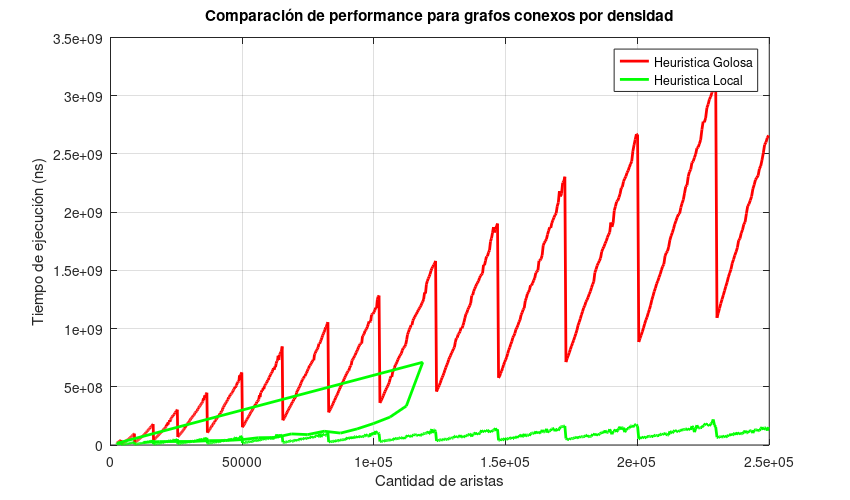

MATLAB code for this plot:
# Ya estoy en la carpeta correcta

# A graficar!

clear;
hold off;


# 2  	WHEEL							Rueda
# 3 	BANANA						  	Banana Tree
# 4  	COMPLETE						Completo
# 9  	BIPARTITE_COMPLETE				Bipartito Completo
# 12  	CONNECTED_DENSITY				Conexo por densidad de ejes
# 14  	GREEDY_NOT_IN_CMF				Estrella+Puente+CMF
# 15  	GREEDY_IN_CMF					Estrella+CMF
# 17  	STAR_BRIDGE_DOUBLE_STAR			Estrella+Puente+Doble Estrella

goloso_dat=load("goloso_12.dat");
local_dat=load("local_12.dat");
#tabu_dat=load("tabu_12.dat");

plot(goloso_dat(:,3), goloso_dat(:,4), '-r', 'LineWidth', 2,local_dat(:,3), local_dat(:,4), '-g', 'LineWidth', 2);
#plot(goloso_dat(:,2), goloso_dat(:,3), '-r', 'LineWidth', 2,local_dat(:,2), local_dat(:,3), '-g', 'LineWidth', 2,tabu_dat(:,2), tabu_dat(:,3), '-b', 'LineWidth', 2);
title("Comparación de performance para grafos conexos por densidad");
xlabel("Cantidad de aristas");
ylabel("Tiempo de ejecución (ns)");
legend("Heuristica Golosa", "Heuristica Local");
grid;

set(gcf,'PaperUnits','inches','PaperPosition',[0 0 8.5 5])

print("versus_performance_aristas.jpg");